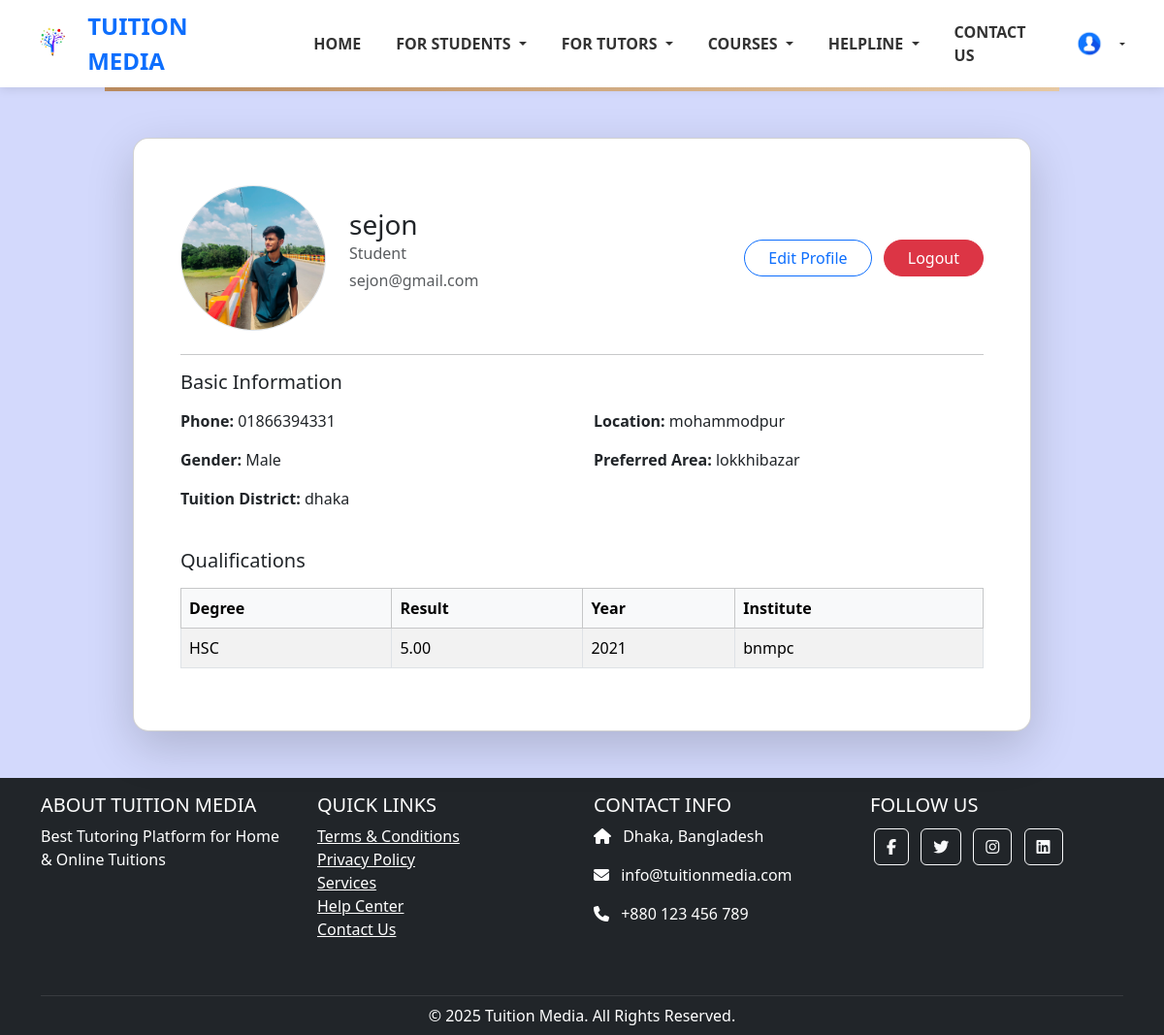
/profile/ (signed in), run on the app's committed database.
### accounts/models.py (models this page shows, shortened)
class User(AbstractBaseUser, PermissionsMixin):
    ROLE_CHOICES = (
        ('Tutor', 'Tutor'),
        ('Student', 'Student'),
    )
    GENDER_CHOICES = (
        ('Male', 'Male'),
        ('Female', 'Female'),
        ('Other', 'Other'),
    )
    name = models.CharField(max_length=100)
    email = models.EmailField(unique=True, null=True, blank=True)
    phone = models.CharField(max_length=15, unique=True, null=True, blank=True)
    role = models.CharField(max_length=10, choices=ROLE_CHOICES)
    gender = models.CharField(max_length=10, choices=GENDER_CHOICES)
    district = models.CharField(max_length=100, blank=True)
    location = models.CharField(max_length=100, blank=True)
    preferred_area = models.CharField(max_length=100, blank=True)
    profile_picture = models.ImageField(upload_to='profile_pictures/',default='images/defaultprofile.png',blank=True, null=True)
    is_active = models.BooleanField(default=True)
    is_staff = models.BooleanField(default=False)
    is_superuser = models.BooleanField(default=False)
    objects = UserManager()
    USERNAME_FIELD = 'email'
    REQUIRED_FIELDS = ['phone']

class Qualification(models.Model):
    DEGREE_CHOICES = [
        ('SSC', 'SSC'),
        ('HSC', 'HSC'),
        ('BSc', 'BSc'),
    ]
    user = models.ForeignKey(User, on_delete=models.CASCADE, related_name='qualifications')
    degree = models.CharField(max_length=50, choices=DEGREE_CHOICES)
    result = models.CharField(max_length=20)
    year = models.CharField(max_length=4)
    institute = models.CharField(max_length=100)

### accounts/views.py (the view)
# urls.py: path('profile/', account_view.profile_view, name='profile'),
def profile_view(request):
    if not request.user.is_authenticated:
        return redirect('login')
    user_profile = request.user
    return render(request, 'accounts/profile.html', {'user_profile': user_profile})

### template/accounts/profile.html
{% extends 'base.html' %}
{% load static %}
{% block content %}
<div class="container mt-5 mb-5">
    <div class="row justify-content-center">
        <div class="col-md-10">
            <div class="card shadow-lg rounded-4">
                <div class="card-body p-5">
                    <div class="d-flex align-items-center mb-4">
                        <div class="me-4">
                            {% if user_profile.profile_picture %}
                                <img src="{{ user_profile.profile_picture.url }}" class="rounded-circle border" width="150" height="150" style="object-fit:cover;">
                            {% else %}
                                <img src="{% static 'images/defaultprofile.png' %}" class="rounded-circle border" width="150" height="150" style="object-fit:cover;">
                            {% endif %}
                        </div>
                        <div>
                            <h3 class="mb-0">{{ user_profile.name }}</h3>
                            <p class="text-muted mb-1">{{ user_profile.role }}</p>
                            <p class="text-muted">{{ user_profile.email }}</p>
                        </div>
                        <div class="ms-auto">
                            <a href="{% url 'edit_profile_view' %}" class="btn btn-outline-primary rounded-pill px-4 me-2">Edit Profile</a>
                            <a href="{% url 'logout' %}" class="btn btn-danger rounded-pill px-4">Logout</a>
                        </div>
                    </div>
                    <hr>
                    <h5 class="mb-3">Basic Information</h5>
                    <div class="row mb-4">
                        <div class="col-md-6">
                            <p><strong>Phone:</strong> {{ user_profile.phone }}</p>
                            <p><strong>Gender:</strong> {{ user_profile.gender }}</p>
                            <p><strong>Tuition District:</strong> {{ user_profile.district }}</p>
                        </div>
                        <div class="col-md-6">
                            <p><strong>Location:</strong> {{ user_profile.location }}</p>
                            <p><strong>Preferred Area:</strong> {{ user_profile.preferred_area }}</p>
                        </div>
                    </div>
                    <h5 class="mb-3">Qualifications</h5>
                    {% if user_profile.qualifications.all %}
                    <div class="table-responsive">
                        <table class="table table-bordered table-striped align-middle">
                            <thead class="table-light">
                                <tr>
                                    <th>Degree</th>
                                    <th>Result</th>
                                    <th>Year</th>
                                    <th>Institute</th>
                                </tr>
                            </thead>
                            <tbody>
                                {% for qual in user_profile.qualifications.all %}
                                <tr>
                                    <td>{{ qual.degree }}</td>
                                    <td>{{ qual.result }}</td>
                                    <td>{{ qual.year }}</td>
                                    <td>{{ qual.institute }}</td>
                                </tr>
                                {% endfor %}
                            </tbody>
                        </table>
                    </div>
                    {% else %}
                    <p class="text-muted">No qualifications added yet.</p>
                    {% endif %}
                </div>
            </div>
        </div>
    </div>
</div>
{% endblock %}

### static/CSS/navbar.css (style rules this page uses)
body { margin: 0; font-family: 'Segoe UI', sans-serif; background-color: #d3d9fc }

### data on the page
User: profile_picture (picture), name "sejon", role "Student", email "sejon@gmail.com", phone "01866394331", gender "Male", district "dhaka", location "mohammodpur", preferred_area "lokkhibazar"
Qualification: degree "HSC", result "5.00", year "2021", institute "bnmpc"
